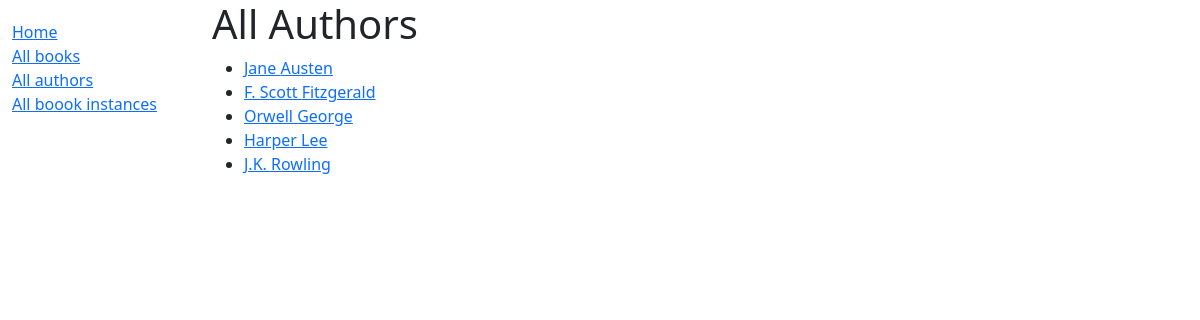
The page /library/authors/ on the database its author committed.
### library/models/author.py (models this page shows, shortened)
class Author(models.Model):
    first_name = models.CharField(max_length=100)
    last_name = models.CharField(max_length=100)
    date_of_birth = models.DateField(null=True, blank=True)
    date_of_death = models.DateField(null=True, blank=True)
    class Meta:
        ordering = ['last_name']

### library/views/author.py (the view)
# urls.py: path('authors/', author.AuthorListView.as_view(), name='authors'),  # List of all authors
class AuthorListView(generic.ListView):
    model = Author
    queryset = Author.objects.all()
    template_name = 'author_list.html'

### library/templates/library/author_list.html
{% extends "base_generic.html" %}
{% block content %}
    <h1>All Authors</h1>
    {% if author_list %}
        <ul>
            {% for author in author_list %}
                <li>
                    <a href="{% url 'author_detail' pk=author.pk %}">{{ author.first_name }} {{ author.last_name }}</a>
                </li>
            {% endfor %}
        </ul>
    {% else %}
        <p>No authors available.</p>
    {% endif %}
{% endblock %}

### rows shown on the page
Author: first_name "Jane", last_name "Austen"
Author: first_name "F. Scott", last_name "Fitzgerald"
Author: first_name "Orwell", last_name "George"
Author: first_name "Harper", last_name "Lee"
Author: first_name "J.K.", last_name "Rowling"
